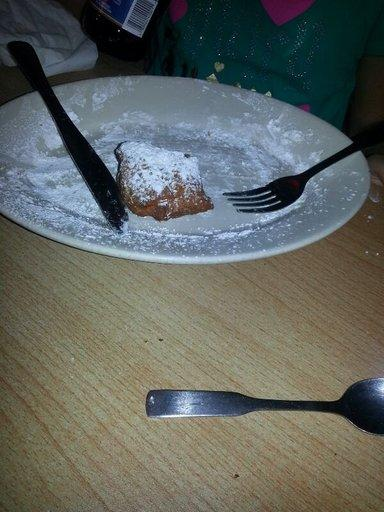
#> input picture weekend_2/sample.jpg, 384 x 512 px
$ python -i image_preprocessing.py   (imports and definitions only)
#> lines starting #> are read from the running program, lines starting #| are printed output that depends on the picture
#> further down, picture is the input picture: shape (512, 384, 3); mean B, G, R 95.2, 100.1, 95.7
import os
import cv2
import numpy as np
from PIL import Image
from datasets import load_from_disk

def preprocessing(image:np.ndarray)->np.ndarray:
    """
    이미지를 입력받아 크기 조정, 노이즈 제거, 데이터 증강, 흑백 변환, 정규화를 수행

    Args:
        image(np.ndarray): OpenCV BGR 이미지 객체 (uint8)

    Returns:
        normalized(np.ndarray): 전처리 및 정규화가 완료된 흑백 이미지 (float32, 0.0 ~ 1.0)
    """

    # 1. 이미지 크기 조정 (224x224)
    resized = cv2.resize(image, (224, 224))
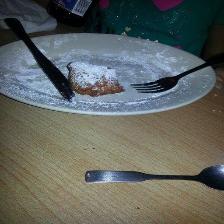
#> resized: shape (224, 224, 3); mean B, G, R 95.1, 100, 95.6

    # 2. 가우시안 필터를 이용한 노이즈 제거
    blurred = cv2.GaussianBlur(resized, (5, 5), 0)
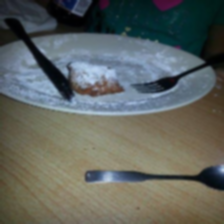
#> blurred: shape (224, 224, 3); mean B, G, R 95.1, 100, 95.6

    # 3. 0.5의 확률로 좌우 반전
    if np.random.rand() > 0.5:
        blurred = cv2.flip(blurred, 1)
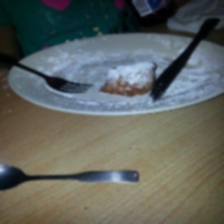
#> blurred: shape (224, 224, 3); mean B, G, R 95.1, 100, 95.6

    # 4. 무작위 회전 (-15도 ~ +15도)
    angle = np.random.uniform(-15.0, 15.0)
    h, w = blurred.shape[:2]
#> h = 224; w = 224
    rotation_matrix = cv2.getRotationMatrix2D((w // 2, h // 2), angle, 1.0)
    blurred = cv2.warpAffine(blurred, rotation_matrix, (w, h), borderMode=cv2.BORDER_REFLECT)
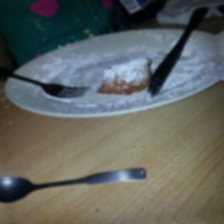
#> blurred: shape (224, 224, 3); mean B, G, R 96, 100.6, 96

    # 5. 밝기 및 대비 무작위 조절
    alpha = np.random.uniform(0.8, 1.2)
    beta = np.random.randint(-30, 30)
    blurred = cv2.convertScaleAbs(blurred, alpha=alpha, beta=beta)
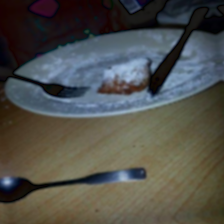
#> blurred: shape (224, 224, 3); mean B, G, R 74.6, 79.7, 79.6

    # 6. 흑백(GrayScale)
    gray = cv2.cvtColor(blurred, cv2.COLOR_BGR2GRAY)
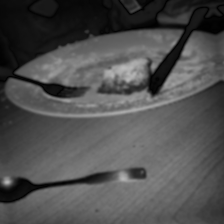
#> gray: shape (224, 224); min 0, max 186, mean 79.1

    # 7. 정규화 (0.0 ~ 1.0)
    normalized = gray.astype(np.float32) / 255.0

    return normalized

# 데이터 가져오기
# [1 line that did not run here, left out]

# 출력할 폴더 생성
output_dir = "./preprocessed_samples"
# [20 lines not run here, left out]

>>> import cv2
>>> picture = cv2.imread('weekend_2/sample.jpg')
>>> result = preprocessing(picture)
